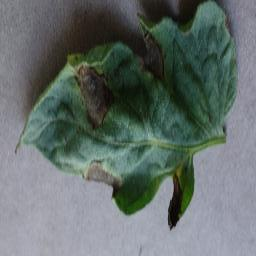
#> input picture backend/datasets/balanced_dataset/test/Early_blight/Tomato___Early_blight_original_d94db5d9-2492-4680-bd2d-8ad66287243d___RS_Erly.B 7612.JPG_e119bafc-a107-4be9-9fe9-afe0ed23d18d.JPG, 256 x 256 px
$ python -i preprocess_data.py   (imports and definitions only)
#> lines starting #> are read from the running program, lines starting #| are printed output that depends on the picture
"""
=============================================================================
数据预处理脚本
=============================================================================
功能:
  1. 图像统一 resize 到指定尺寸 (默认 640x640)
  2. 数据增强: 随机翻转、旋转、亮度/对比度调整、噪声
  3. 标签标准化: PlantVillage 类名 → 统一标签格式
  4. 生成增强后的训练集 (可选, 仅对 train 集增强)
  5. 数据集质量检查: 损坏图片检测、尺寸分布统计

用法:
  # 基础预处理 (resize + 验证)
  python scripts/preprocess_data.py

  # 包含数据增强
  python scripts/preprocess_data.py --augment --augment-factor 3

  # 指定目标尺寸
  python scripts/preprocess_data.py --size 416

  # 仅处理 tomato leaf 数据集
  python scripts/preprocess_data.py --dataset tomato

=============================================================================
"""
import sys
import io
import os
import json
import argparse
import hashlib
from pathlib import Path
from datetime import datetime
from typing import Dict, List, Tuple, Optional, Set
from collections import Counter

sys.stdout = io.TextIOWrapper(sys.stdout.buffer, encoding='utf-8')

import numpy as np
from PIL import Image, ImageOps, ImageEnhance, ImageFilter

# ============================================================================
# 配置
# ============================================================================

BASE_DIR = Path(__file__).resolve().parent.parent  # backend/
DATASETS_DIR = BASE_DIR / "datasets"
PROCESSED_DIR = DATASETS_DIR / "processed"

# 默认配置
DEFAULT_IMAGE_SIZE = 640  # YOLO 推荐尺寸
ALLOWED_EXTENSIONS = {'.jpg', '.jpeg', '.png', '.bmp', '.tiff', '.tif'}

# 类名标准化映射
LABEL_NORMALIZE = {
    # PlantVillage tomato
    "Tomato___Bacterial_spot": "bacterial_spot",
    "Tomato___Early_blight": "early_blight",
    "Tomato___Late_blight": "late_blight",
    "Tomato___Leaf_Mold": "leaf_mold",
    "Tomato___Septoria_leaf_spot": "septoria_leaf_spot",
    "Tomato___healthy": "healthy",
    "Tomato___Target_Spot": "target_spot",
    "Tomato___Tomato_mosaic_virus": "mosaic_virus",
    "Tomato___Tomato_Yellow_Leaf_Curl_Virus": "yellow_leaf_curl",
    "Tomato___Spider_mites Two-spotted_spider_mite": "spider_mites",
    # CPSFR pepper
    "CPSFR_FUSAOX_fusarium": "fusarium_wilt",
    "CPSFR_LEVETA_Leveillula taurica": "powdery_mildew",
    "CPSFR_XANTAV_Xanthomonas campestris pv. vesicatoria": "bacterial_spot",
    "CPSFR_healthy leaves": "healthy",
}

# 中文标签
LABEL_CN = {
    "bacterial_spot": "细菌性斑点病",
    "early_blight": "早疫病",
    "late_blight": "晚疫病",
    "leaf_mold": "叶霉病",
    "septoria_leaf_spot": "斑枯病",
    "healthy": "健康",
    "target_spot": "靶斑病",
    "mosaic_virus": "花叶病毒病",
    "yellow_leaf_curl": "黄化曲叶病毒病",
    "spider_mites": "红蜘蛛危害",
    "fusarium_wilt": "枯萎病",
    "powdery_mildew": "白粉病",
}


# [46 lines left out: functions get_image_hash, is_valid_image, resize_image, not called in this run]


def apply_augmentation(img: Image.Image, methods: Optional[List[str]] = None) -> List[Tuple[Image.Image, str]]:
    """
    对单张图片应用数据增强

    返回: [(增强后的图片, 增强方法名称), ...]
    原始图片始终返回在列表第一个位置
    """
    if methods is None:
        methods = ["flip_h", "flip_v", "rotate_90", "rotate_180",
                    "brightness_up", "brightness_down", "contrast_up", "blur"]

    augmented = [(img, "original")]

    for method in methods:
        try:
            if method == "flip_h":
                aug = ImageOps.mirror(img)
            elif method == "flip_v":
                aug = ImageOps.flip(img)
            elif method == "rotate_90":
                aug = img.rotate(90, expand=True)
            elif method == "rotate_180":
                aug = img.rotate(180, expand=True)
            elif method == "rotate_270":
                aug = img.rotate(270, expand=True)
            elif method == "brightness_up":
                enhancer = ImageEnhance.Brightness(img)
                aug = enhancer.enhance(1.3)
            elif method == "brightness_down":
                enhancer = ImageEnhance.Brightness(img)
                aug = enhancer.enhance(0.7)
            elif method == "contrast_up":
                enhancer = ImageEnhance.Contrast(img)
                aug = enhancer.enhance(1.3)
            elif method == "contrast_down":
                enhancer = ImageEnhance.Contrast(img)
                aug = enhancer.enhance(0.7)
            elif method == "blur":
                aug = img.filter(ImageFilter.GaussianBlur(radius=1))
            elif method == "noise":
                arr = np.array(img)
                noise = np.random.normal(0, 10, arr.shape).astype(np.int16)
                noisy = np.clip(arr.astype(np.int16) + noise, 0, 255).astype(np.uint8)
                aug = Image.fromarray(noisy)
            elif method == "hue_shift":
                enhancer = ImageEnhance.Color(img)
                aug = enhancer.enhance(1.5)
            else:
                continue

            augmented.append((aug, method))
        except Exception as e:
            print(f"    ⚠️  增强方法 {method} 失败: {e}")
            continue

    return augmented


# [321 lines left out: functions process_dataset, generate_labels_json, print_separator, main, not called in this run]


# [2 lines not run here, left out]

>>> from PIL import Image
>>> picture = Image.open('../datasets/balanced_dataset/test/Early_blight/Tomato___Early_blight_original_d94db5d9-2492-4680-bd2d-8ad66287243d___RS_Erly.B 7612.JPG_e119bafc-a107-4be9-9fe9-afe0ed23d18d.JPG')
#> picture is the input picture: PIL image 256x256 RGB; mean R, G, B 99.7, 110, 107.3
>>> result = apply_augmentation(picture)
#> the loop in apply_augmentation, `for method in methods:` made 8 passes
#> pass 1, in apply_augmentation, `aug = ImageOps.mirror(img)`:
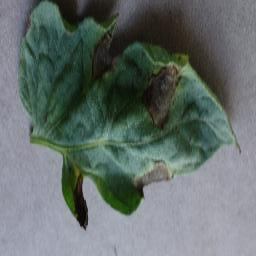
#> aug: PIL image 256x256 RGB; mean R, G, B 99.7, 110, 107.3
#> pass 2, in apply_augmentation, `aug = ImageOps.flip(img)`:
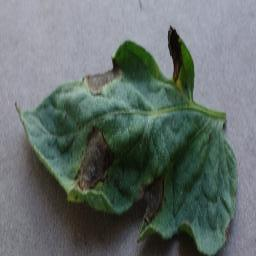
#> aug: PIL image 256x256 RGB; mean R, G, B 99.7, 110, 107.3
#> pass 3, in apply_augmentation, `aug = img.rotate(90, expand=True)`:
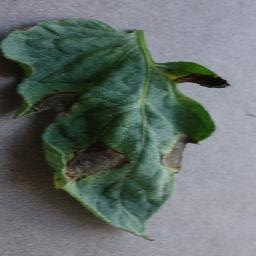
#> aug: PIL image 256x256 RGB; mean R, G, B 99.7, 110, 107.3
#> after the loop in apply_augmentation, `for method in methods:`: augmented = 9 items
#> result = 9 items

$ run again, on backend/datasets/balanced_dataset/val/Leaf_Mold/Tomato___Leaf_Mold_original_0db4cbf4-fa94-42c8-8bf5-90114281c569___Crnl_L.Mold 8681.JPG_b7fa9c45-57dc-4f02-aed1-8bf269442670.JPG
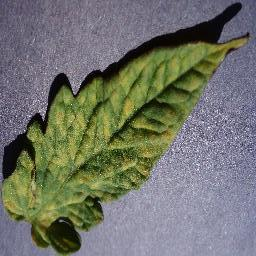
#> input picture backend/datasets/balanced_dataset/val/Leaf_Mold/Tomato___Leaf_Mold_original_0db4cbf4-fa94-42c8-8bf5-90114281c569___Crnl_L.Mold 8681.JPG_b7fa9c45-57dc-4f02-aed1-8bf269442670.JPG, 256 x 256 px
#> picture is the input picture: PIL image 256x256 RGB; mean R, G, B 112.9, 115.8, 105.9
#> the loop in apply_augmentation, `for method in methods:` made 8 passes
#> pass 1, in apply_augmentation, `aug = ImageOps.mirror(img)`:
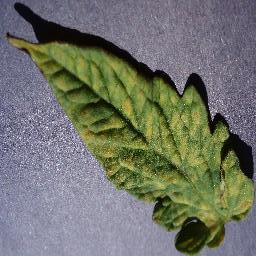
#> aug: PIL image 256x256 RGB; mean R, G, B 112.9, 115.8, 105.9
#> pass 3, in apply_augmentation, `aug = img.rotate(90, expand=True)`:
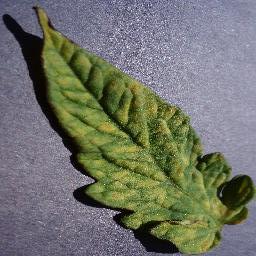
#> aug: PIL image 256x256 RGB; mean R, G, B 112.9, 115.8, 105.9
#> after the loop in apply_augmentation, `for method in methods:`: augmented = 9 items

$ run again, on backend/datasets/balanced_dataset/val/Leaf_Mold/Tomato___Leaf_Mold_original_0f1ce7cf-da72-4ddb-9bdb-a1af620537c6___Crnl_L.Mold 6840.JPG_0c5c448c-a675-4416-8bc4-f6ecf0b195ef.JPG
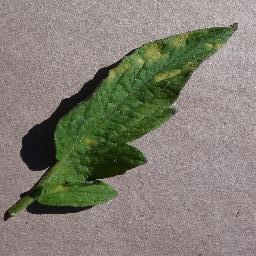
#> input picture backend/datasets/balanced_dataset/val/Leaf_Mold/Tomato___Leaf_Mold_original_0f1ce7cf-da72-4ddb-9bdb-a1af620537c6___Crnl_L.Mold 6840.JPG_0c5c448c-a675-4416-8bc4-f6ecf0b195ef.JPG, 256 x 256 px
#> picture is the input picture: PIL image 256x256 RGB; mean R, G, B 129.6, 125.9, 114.4
#> the loop in apply_augmentation, `for method in methods:` made 8 passes
#> pass 1, in apply_augmentation, `aug = ImageOps.mirror(img)`:
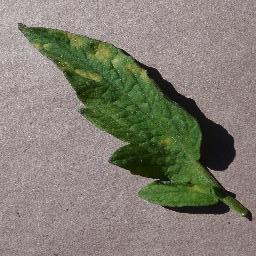
#> aug: PIL image 256x256 RGB; mean R, G, B 129.6, 125.9, 114.4
#> pass 3, in apply_augmentation, `aug = img.rotate(90, expand=True)`:
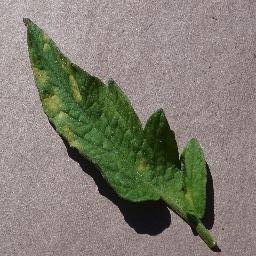
#> aug: PIL image 256x256 RGB; mean R, G, B 129.6, 125.9, 114.4
#> after the loop in apply_augmentation, `for method in methods:`: augmented = 9 items

$ run again, on backend/datasets/balanced_dataset/val/Leaf_Mold/Tomato___Leaf_Mold_original_7115a5d7-3157-4183-bda2-8d0b43f50276___Crnl_L.Mold 8898.JPG_02b4dc07-7f12-47dd-9ba8-b2481102c98d.JPG
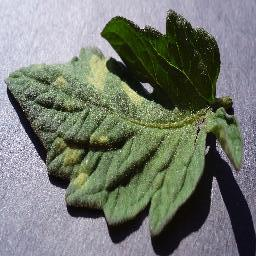
#> input picture backend/datasets/balanced_dataset/val/Leaf_Mold/Tomato___Leaf_Mold_original_7115a5d7-3157-4183-bda2-8d0b43f50276___Crnl_L.Mold 8898.JPG_02b4dc07-7f12-47dd-9ba8-b2481102c98d.JPG, 256 x 256 px
#> picture is the input picture: PIL image 256x256 RGB; mean R, G, B 116, 121.2, 112.3
#> the loop in apply_augmentation, `for method in methods:` made 8 passes
#> pass 1, in apply_augmentation, `aug = ImageOps.mirror(img)`:
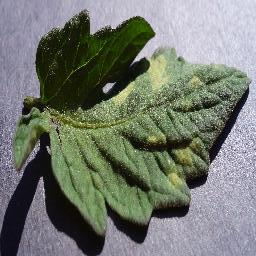
#> aug: PIL image 256x256 RGB; mean R, G, B 116, 121.2, 112.3
#> pass 3, in apply_augmentation, `aug = img.rotate(90, expand=True)`:
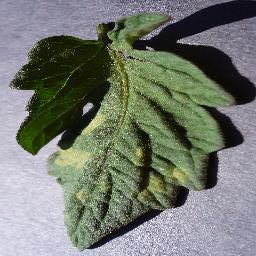
#> aug: PIL image 256x256 RGB; mean R, G, B 116, 121.2, 112.3
#> after the loop in apply_augmentation, `for method in methods:`: augmented = 9 items
